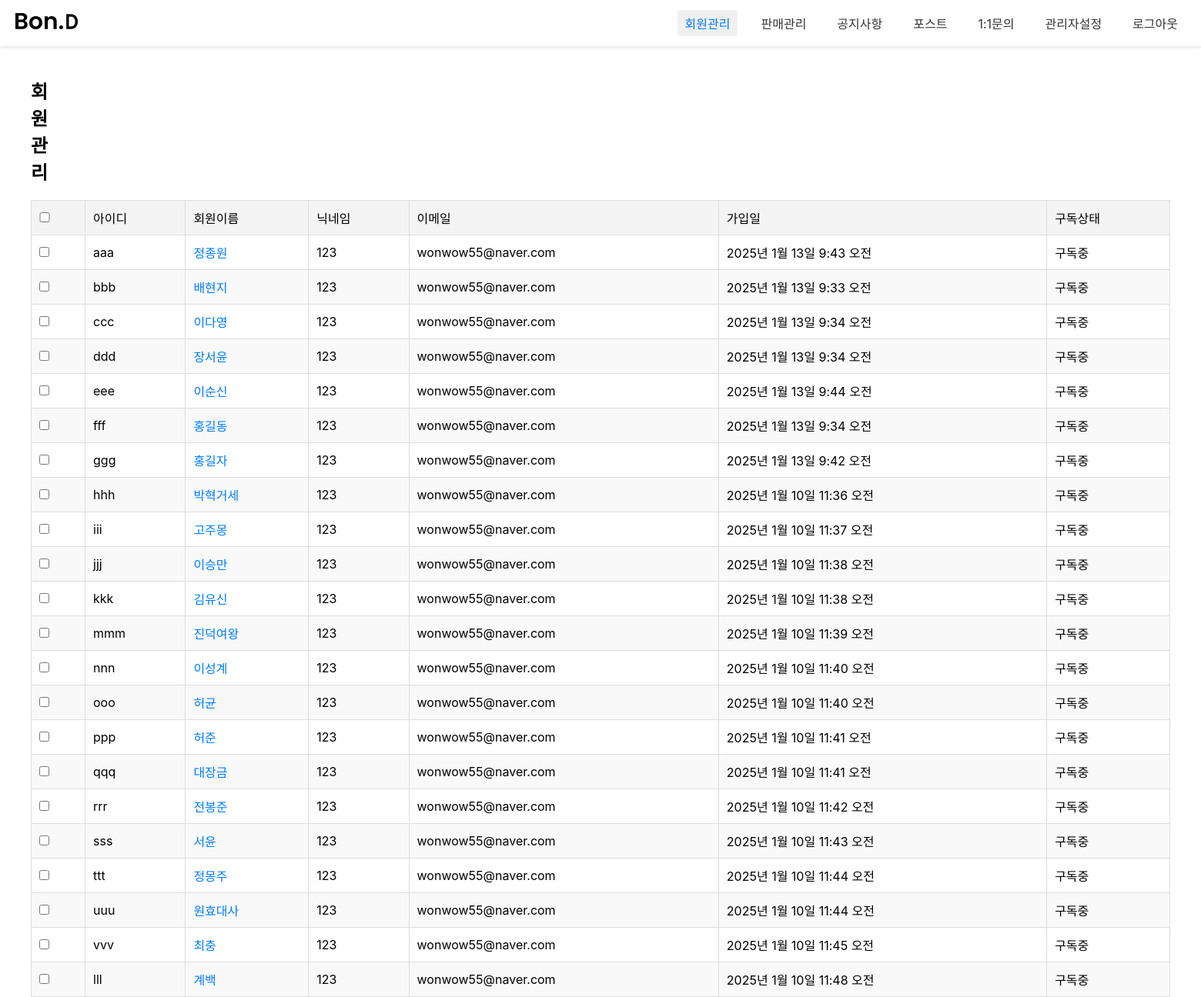
The app's page /admin1/admin_memList/ with its own data.
### loginpage/models.py (models this page shows, shortened)
class Member(models.Model):
  id = models.CharField(max_length=50,primary_key=True)
  pw = models.CharField(max_length=100)
  name = models.CharField(max_length=100)
  nicName = models.CharField(max_length=100,default='123')
  mail = models.EmailField(max_length=100)
  birthday = models.CharField(max_length=50)
  gender = models.CharField(max_length=10,choices=[('남자', '남자'), ('여자', '여자')])
  mdate = models.DateTimeField(auto_now=True)
  created_group = models.OneToOneField(
        'diary.GroupDiary',  # '앱이름.모델이름' 형식
        on_delete=models.SET_NULL,
        null=True,
        blank=True,
        related_name='creator'
    )
  joined_group = models.ForeignKey(
        'diary.GroupDiary',  # '앱이름.모델이름' 형식
        on_delete=models.SET_NULL,
        null=True,
        blank=True,
        related_name='members'
    )

### admin1/views.py (the view)
# urls.py: path('admin_memList/', views.admin_memList, name="admin_memList"),
def admin_memList(request):
	qs = Member.objects.all()
	context = {"mlist":qs}
	return render(request, 'admin_memList.html', context)

### admin1/templates/admin_memList.html (shortened to what this page needs)
{% load static %}
<!DOCTYPE html>
<html lang="ko">
<head>
<link rel="stylesheet" href="{% static 'css/admin1/admin_login.css'%}">
<link rel="stylesheet" href="{% static 'css/admin1/admin_memllist.css'%}">
</head>
<body>
	<nav class="gnb">
		<a href="#" class="logo"><img src="/static/images/admin1/logo_sample.png" alt=""></a>
		<div class="menu">
				<a class="active" href="/admin1/admin_memList/">회원관리</a>
				<a href="#">판매관리</a>
				<a href="/admin1/admin_noticeList/">공지사항</a>
				<a href="/admin1/admin_postList/">포스트</a>
				<a href="/admin1/admin_qList/" >1:1문의</a>
				<a href="/admin1/admin_adminList/">관리자설정</a>
				<a id='a_logout'>로그아웃</a>
		</div>
	</nav>
	<div class="container">
		<div class="con_header">
			<h2>회원 관리</h2>
		</div>
		<table>
			<thead>
				<tr>
					<th><input type="checkbox" id="select_all"></th>
					<th>아이디</th>
					<th>회원이름</th>
					<th>닉네임</th>
					<th>이메일</th>
					<th>가입일</th>
					<th>구독상태</th>
				</tr>
			</thead>
			<tbody>
				{% for mem in mlist %}
				<tr>
					<td><input type="checkbox" class="select_member"></td>
					<td>{{mem.id}}</td>
					<td class="member_name"><a href="/admin1/admin_memView/{{mem.id}}/">{{mem.name}}</a></td>
					<td>{{mem.nicName}}</td>
					<td>{{mem.mail}}</td>
					<td>{{mem.mdate}}</td>
					<td>구독중</td>
				</tr>
				{% endfor %}
			</tbody>
		</table>
	</div>
</body>
</html>

### static/css/admin1/admin_login.css (style rules this page uses)
* { margin: 0; padding: 0; font-family: "Pretendard Variable", Pretendard, -apple-system, BlinkMacSystemFont, system-ui, Roboto, "Helvetica Neue", "Segoe UI", "Apple SD Gothic Neo", "Noto Sans KR", "Malgun Gothic", "Apple Color Emoji", "Segoe UI Emoji", "Segoe UI Symbol", sans-serif; }
a { text-decoration: none; color: inherit; cursor: pointer; }
.gnb { display: flex; align-items: center; justify-content: space-between; height: 60px; background-color: #ffffff; padding: 0 20px; box-shadow: 0 2px 4px rgba(0, 0, 0, 0.1); }
.gnb .logo { font-size: 20px; font-weight: bold; color: #333; text-decoration: none; }
.gnb .menu { display: flex; gap: 20px; }
.gnb .menu a { text-decoration: none; color: #333; font-size: 16px; padding: 5px 10px; border-radius: 4px; transition: background-color 0.3s, color 0.3s; }
.gnb .menu a:hover, .gnb .menu a.active { background-color: #f0f0f0; color: #007bff; }

### static/css/admin1/admin_memllist.css (style rules this page uses)
* { margin: 0; padding: 0; font-family: "Pretendard Variable", Pretendard, -apple-system, BlinkMacSystemFont, system-ui, Roboto, "Helvetica Neue", "Segoe UI", "Apple SD Gothic Neo", "Noto Sans KR", "Malgun Gothic", "Apple Color Emoji", "Segoe UI Emoji", "Segoe UI Symbol", sans-serif; }
.container { width: 100%; padding: 40px 40px 0 40px; box-sizing: border-box; }
.con_header { display: flex; gap: 10px; }
.con_header h2 { margin-right: 1520px; }
table { width: 100%; border-collapse: collapse; margin-top: 20px; }
table th, table td { border: 1px solid #ddd; padding: 10px; text-align: left; }
table th { background-color: #f4f4f4; font-weight: 500; }
table td { font-weight: 400; }
#select_all { width: 14px; }
table tr:nth-child(even) { background-color: #f9f9f9; }
.member_name a { text-decoration: none; color: #007bff; transition: color 0.3s; }

### records on screen
Member: id "aaa", name "정종원", nicName "123", mail "wonwow55@naver.com", mdate "2025년 1월 13일 9:43 오전"
Member: id "bbb", name "배현지", nicName "123", mail "wonwow55@naver.com", mdate "2025년 1월 13일 9:33 오전"
Member: id "ccc", name "이다영", nicName "123", mail "wonwow55@naver.com", mdate "2025년 1월 13일 9:34 오전"
Member: id "ddd", name "장서윤", nicName "123", mail "wonwow55@naver.com", mdate "2025년 1월 13일 9:34 오전"
Member: id "eee", name "이순신", nicName "123", mail "wonwow55@naver.com", mdate "2025년 1월 13일 9:44 오전"
Member: id "fff", name "홍길동", nicName "123", mail "wonwow55@naver.com", mdate "2025년 1월 13일 9:34 오전"
Member: id "ggg", name "홍길자", nicName "123", mail "wonwow55@naver.com", mdate "2025년 1월 13일 9:42 오전"
Member: id "hhh", name "박혁거세", nicName "123", mail "wonwow55@naver.com", mdate "2025년 1월 10일 11:36 오전"
Member: id "iii", name "고주몽", nicName "123", mail "wonwow55@naver.com", mdate "2025년 1월 10일 11:37 오전"
Member: id "jjj", name "이승만", nicName "123", mail "wonwow55@naver.com", mdate "2025년 1월 10일 11:38 오전"
Member: id "kkk", name "김유신", nicName "123", mail "wonwow55@naver.com", mdate "2025년 1월 10일 11:38 오전"
Member: id "mmm", name "진덕여왕", nicName "123", mail "wonwow55@naver.com", mdate "2025년 1월 10일 11:39 오전"
Member: id "nnn", name "이성계", nicName "123", mail "wonwow55@naver.com", mdate "2025년 1월 10일 11:40 오전"
Member: id "ooo", name "허균", nicName "123", mail "wonwow55@naver.com", mdate "2025년 1월 10일 11:40 오전"
Member: id "ppp", name "허준", nicName "123", mail "wonwow55@naver.com", mdate "2025년 1월 10일 11:41 오전"
Member: id "qqq", name "대장금", nicName "123", mail "wonwow55@naver.com", mdate "2025년 1월 10일 11:41 오전"
Member: id "rrr", name "전봉준", nicName "123", mail "wonwow55@naver.com", mdate "2025년 1월 10일 11:42 오전"
Member: id "sss", name "서윤", nicName "123", mail "wonwow55@naver.com", mdate "2025년 1월 10일 11:43 오전"
Member: id "ttt", name "정몽주", nicName "123", mail "wonwow55@naver.com", mdate "2025년 1월 10일 11:44 오전"
Member: id "uuu", name "원효대사", nicName "123", mail "wonwow55@naver.com", mdate "2025년 1월 10일 11:44 오전"
Member: id "vvv", name "최충", nicName "123", mail "wonwow55@naver.com", mdate "2025년 1월 10일 11:45 오전"
Member: id "lll", name "계백", nicName "123", mail "wonwow55@naver.com", mdate "2025년 1월 10일 11:48 오전"
